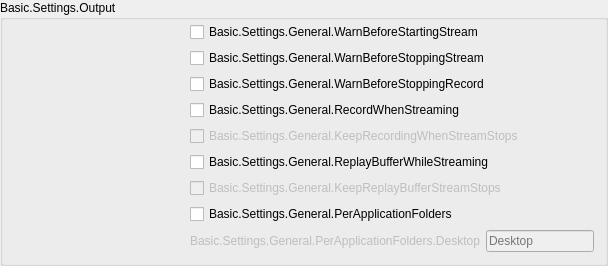
                 <widget class="QGroupBox" name="groupBox_16">
                  <property name="title">
                   <string>Basic.Settings.Output</string>
                  </property>
                  <layout class="QFormLayout" name="formLayout_2">
                   <property name="fieldGrowthPolicy">
                    <enum>QFormLayout::FieldGrowthPolicy::AllNonFixedFieldsGrow</enum>
                   </property>
                   <property name="labelAlignment">
                    <set>Qt::AlignmentFlag::AlignRight|Qt::AlignmentFlag::AlignTrailing|Qt::AlignmentFlag::AlignVCenter</set>
                   </property>
                   <property name="topMargin">
                    <number>2</number>
                   </property>
                   <item row="0" column="0">
                    <spacer name="horizontalSpacer_5">
                     <property name="orientation">
                      <enum>Qt::Orientation::Horizontal</enum>
                     </property>
                     <property name="sizeType">
                      <enum>QSizePolicy::Policy::Fixed</enum>
                     </property>
                     <property name="sizeHint" stdset="0">
                      <size>
                       <width>170</width>
                       <height>5</height>
                      </size>
                     </property>
                    </spacer>
                   </item>
                   <item row="0" column="1">
                    <widget class="QCheckBox" name="warnBeforeStreamStart">
                     <property name="text">
                      <string>Basic.Settings.General.WarnBeforeStartingStream</string>
                     </property>
                    </widget>
                   </item>
                   <item row="1" column="1">
                    <widget class="QCheckBox" name="warnBeforeStreamStop">
                     <property name="text">
                      <string>Basic.Settings.General.WarnBeforeStoppingStream</string>
                     </property>
                    </widget>
                   </item>
                   <item row="2" column="1">
                    <widget class="QCheckBox" name="warnBeforeRecordStop">
                     <property name="text">
                      <string>Basic.Settings.General.WarnBeforeStoppingRecord</string>
                     </property>
                    </widget>
                   </item>
                   <item row="3" column="1">
                    <widget class="QCheckBox" name="recordWhenStreaming">
                     <property name="text">
                      <string>Basic.Settings.General.RecordWhenStreaming</string>
                     </property>
                    </widget>
                   </item>
                   <item row="4" column="1">
                    <widget class="QCheckBox" name="keepRecordStreamStops">
                     <property name="enabled">
                      <bool>false</bool>
                     </property>
                     <property name="text">
                      <string>Basic.Settings.General.KeepRecordingWhenStreamStops</string>
                     </property>
                    </widget>
                   </item>
                   <item row="5" column="1">
                    <widget class="QCheckBox" name="replayWhileStreaming">
                     <property name="text">
                      <string>Basic.Settings.General.ReplayBufferWhileStreaming</string>
                     </property>
                    </widget>
                   </item>
                   <item row="6" column="1">
                    <widget class="QCheckBox" name="keepReplayStreamStops">
                     <property name="enabled">
                      <bool>false</bool>
                     </property>
                     <property name="text">
                      <string>Basic.Settings.General.KeepReplayBufferStreamStops</string>
                     </property>
                    </widget>
                   </item>
                   <item row="7" column="1">
                    <widget class="QCheckBox" name="perAppFolders">
                     <property name="text">
                      <string>Basic.Settings.General.PerApplicationFolders</string>
                     </property>
                    </widget>
                   </item>
                   <item row="8" column="1">
                    <layout class="QHBoxLayout" name="perAppDesktopFolderLayout">
                     <item>
                      <widget class="QLabel" name="perAppDesktopFolderLabel">
                       <property name="enabled">
                        <bool>false</bool>
                       </property>
                       <property name="text">
                        <string>Basic.Settings.General.PerApplicationFolders.Desktop</string>
                       </property>
                      </widget>
                     </item>
                     <item>
                      <widget class="QLineEdit" name="perAppDesktopFolder">
                       <property name="enabled">
                        <bool>false</bool>
                       </property>
                       <property name="placeholderText">
                        <string notr="true">Desktop</string>
                       </property>
                      </widget>
                     </item>
                    </layout>
                   </item>
                  </layout>
                 </widget>
